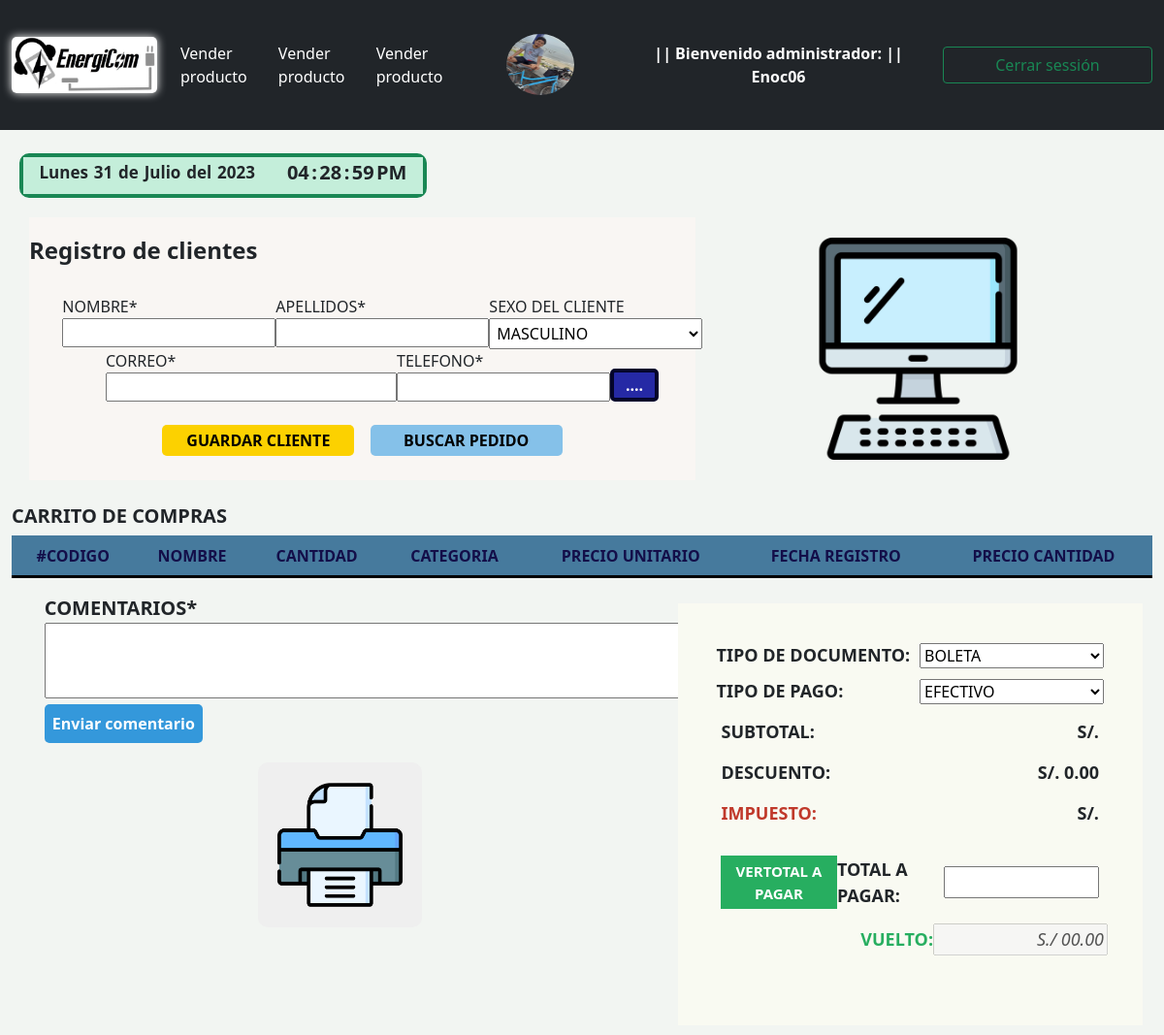
Before: /venta_producto.php (signed in) with the older database file.
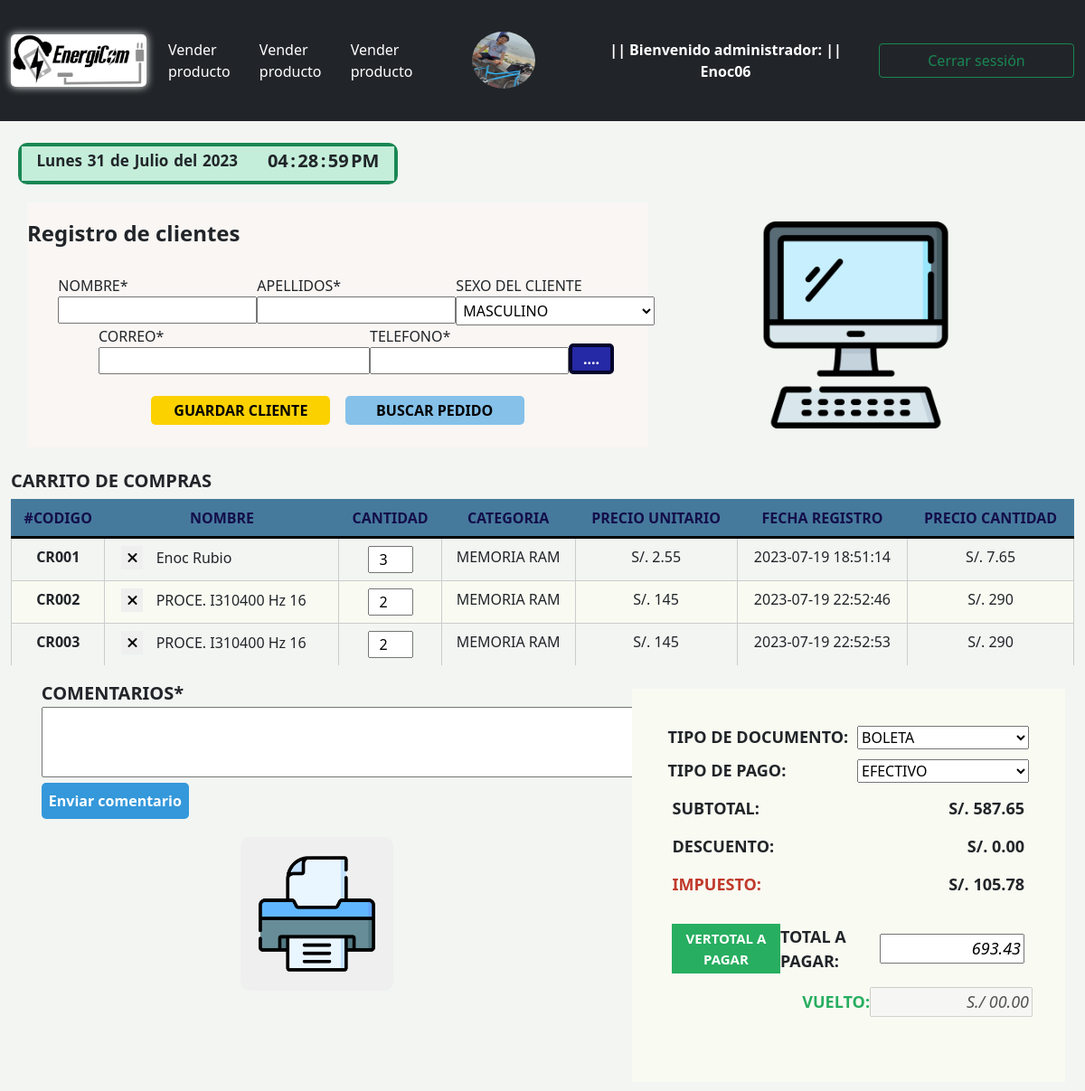
After: the same page with the newer database file.
### tables this page shows
CREATE TABLE `listar_productos` (
  `listar_id` int(11) NOT NULL,
  `listar_nombre` varchar(50) NOT NULL,
  `listar_cantidad` int(11) NOT NULL,
  `listar_precio` float NOT NULL,
  `listar_fecharegistro` date NOT NULL,
  `listar_categoria` varchar(50) NOT NULL,
  `listar_estado` varchar(50) NOT NULL,
  `fecha_registro` timestamp NOT NULL DEFAULT current_timestamp(),
  `fk_productos` int(11) NOT NULL,
  `fk_codcliente` int(11) NOT NULL
);

### venta_producto.php (the view, shortened to what the rows shown need)
<!DOCTYPE html>
<html lang="en">
<head>
    <link rel="stylesheet" href="./css/venta_producto.css">
</head>
<body style="background:#F2F5F2;">
    <?php
        $cn = Conectarse();
        include "navbar.php";
        include "./modal_ventaProducto.php";
    ?>
    <div class="contenedor">
        <div style="width: 98%; margin:auto;">
            <table class="table table-borderless table-hover tabla1" style="z-index: 10;">
                <thead>
                    <tr style="text-align:center;">
                        <th scope="col" style="border: 1px solid #467A9D;">#CODIGO</th>
                        <th scope="col" style="border: 1px solid #467A9D;">NOMBRE</th>
                        <th scope="col" style="border: 1px solid #467A9D;">CANTIDAD</th>
                        <th scope="col" style="border: 1px solid #467A9D;">CATEGORIA</th>
                        <th scope="col" style="border: 1px solid #467A9D;">PRECIO UNITARIO</th>
                        <th scope="col" style="border: 1px solid #467A9D;">FECHA REGISTRO</th>
                        <th scope="col" style="border: 1px solid #467A9D;">PRECIO CANTIDAD</th>
                    </tr>
                </thead>
                <tbody id="mostrarVentaProducto" class="tablabody">
                    <?php
                        $sql = "SELECT * FROM listar_productos";
                        $result = mysqli_query($cn, $sql);
                        while($lista = mysqli_fetch_assoc($result)){
                        ?>
                    <tr>
                        <td style="text-align: center;"><b id="texto"><?php echo "CR00" .$lista["listar_id"] ?></b></td>
                        <td>
                            <button style="border: none; margin:0px 10px 0px 10px"
                                onclick="reponerStock('<?php echo $lista['listar_id']; ?>')"><i
                                    class="fa-sharp fa-solid fa-xmark"></i></button>
                            <?php echo $lista["listar_nombre"];?>
                        </td>
                        <td><input id="mandarLista" style="width:50px; text-align:center;" type="number"
                                value="<?php echo $lista["listar_cantidad"]; ?>"></td>
                        <td><?php echo $lista["listar_categoria"]; ?></td>
                        <td><?php echo "S/. " . $lista["listar_precio"]; ?></td>
                        <td><?php echo $lista["fecha_registro"] ?></td>
                        <td><?php echo "S/. " .  $lista["listar_cantidad"] * $lista["listar_precio"]; ?></td>
                    </tr>
                    <?php } ?>
                </tbody>
            </table>
        </div>
    </div>
</body>
</html>

### navbar.php (shortened to what the rows shown need)
<!DOCTYPE html>
<html lang="en">
<head>
    <link href="https://cdn.jsdelivr.net/npm/bootstrap@5.0.2/dist/css/bootstrap.min.css" rel="stylesheet"
>
    <link rel="stylesheet" href="css/nav.css">
</head>
<body>
    <nav class="navbar navbar-expand-lg navbar-light bg-light navbar navbar-dark bg-dark" style="position: sticky; top:0; z-index:100;">
        <div class="container-fluid">
            <div class="collapse navbar-collapse" id="navbarSupportedContent">
                <div class="d-flex form div-sesion">
                    <div class="div-bienvenido">
                        <div class="div-foto">
                            <?php
                            try{
                                $base = new PDO("mysql:host=localhost; dbname=practica","root", "");
                                $base->setAttribute(PDO::ATTR_ERRMODE, PDO::ERRMODE_EXCEPTION);
                                $query = "SELECT imagen FROM login WHERE usuario= :i_usuario";
                                $result = $base->prepare($query);
                                $varsesion = $_SESSION['usuario'];
                                $result->execute(array(":i_usuario"=>$varsesion));
                                    while($registro = $result->fetch(PDO::FETCH_ASSOC)){
                                        ?>
                            <img style="border-radius:50%; height:63px; width:70px;"
                                src="<?php echo $registro["imagen"] ?>" alt="">
                            <?php
                                    }
                            }catch (Exception $e) {
                                die("Error" . $e->getMessage());
                            }
                        ?>
                        </div>
                    </div>
                </div>
            </div>
        </div>
    </nav><br>
</body>
</html>

Changed rows visible on the page:
added listar_productos: listar_id "1", listar_nombre "Enoc Rubio", listar_cantidad "3", listar_categoria "MEMORIA RAM", listar_precio "2.55", fecha_registro "2023-07-19 18:51:14", $lista["listar_cantidad"] * $lista["listar_precio"] "7.65"
added listar_productos: listar_id "2", listar_nombre "PROCE. I310400 Hz 16", listar_cantidad "2", listar_categoria "MEMORIA RAM", listar_precio "145", fecha_registro "2023-07-19 22:52:46", $lista["listar_cantidad"] * $lista["listar_precio"] "290"
added listar_productos: listar_id "3", listar_nombre "PROCE. I310400 Hz 16", listar_cantidad "2", listar_categoria "MEMORIA RAM", listar_precio "145", fecha_registro "2023-07-19 22:52:53", $lista["listar_cantidad"] * $lista["listar_precio"] "290"
Other visible differences:
form field SUMA_PRECIO: (not shown) → "693.43"
new list line: "S/. 587.65"
new list line: "S/. 105.78"
list line gone: "S/."
